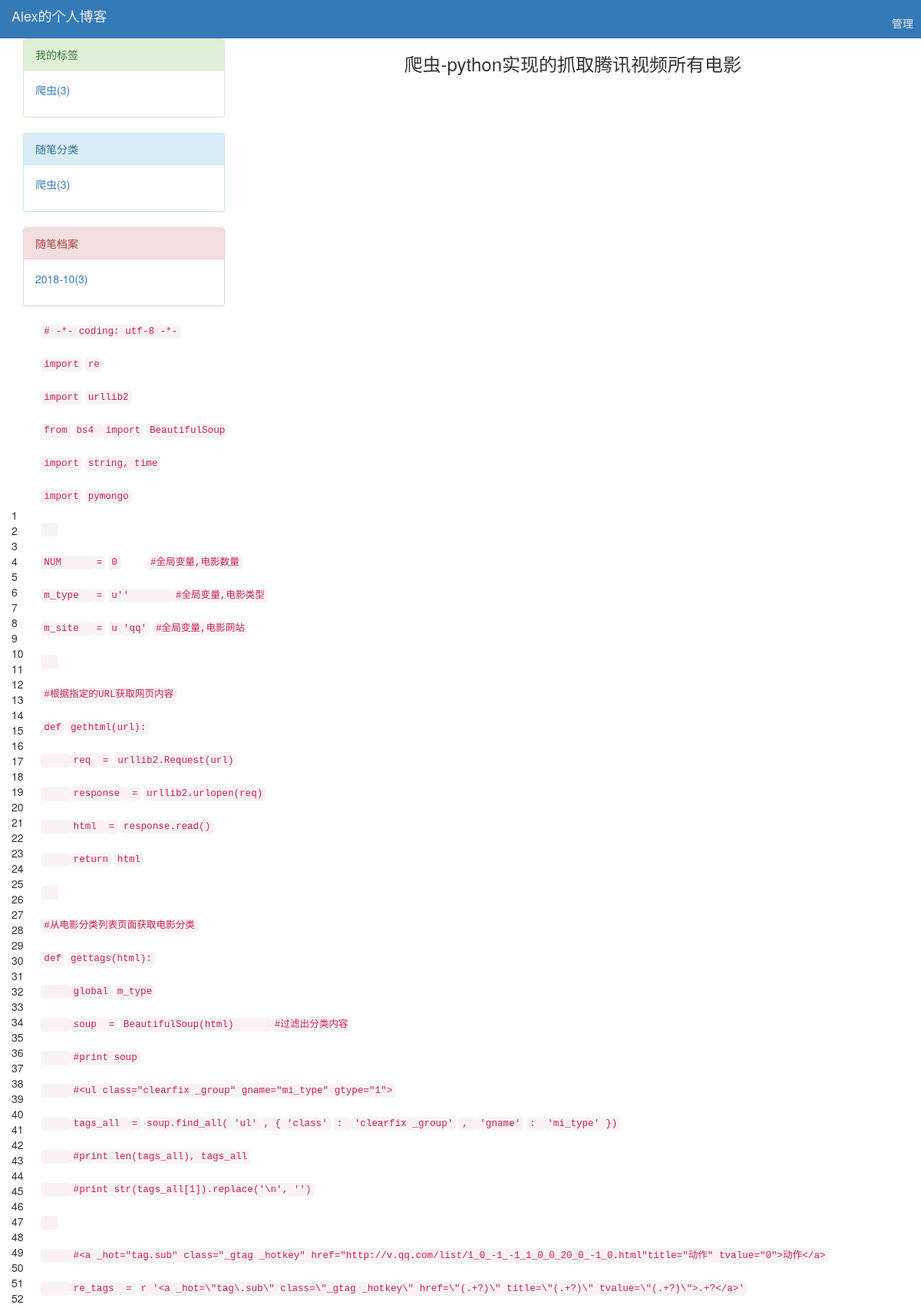
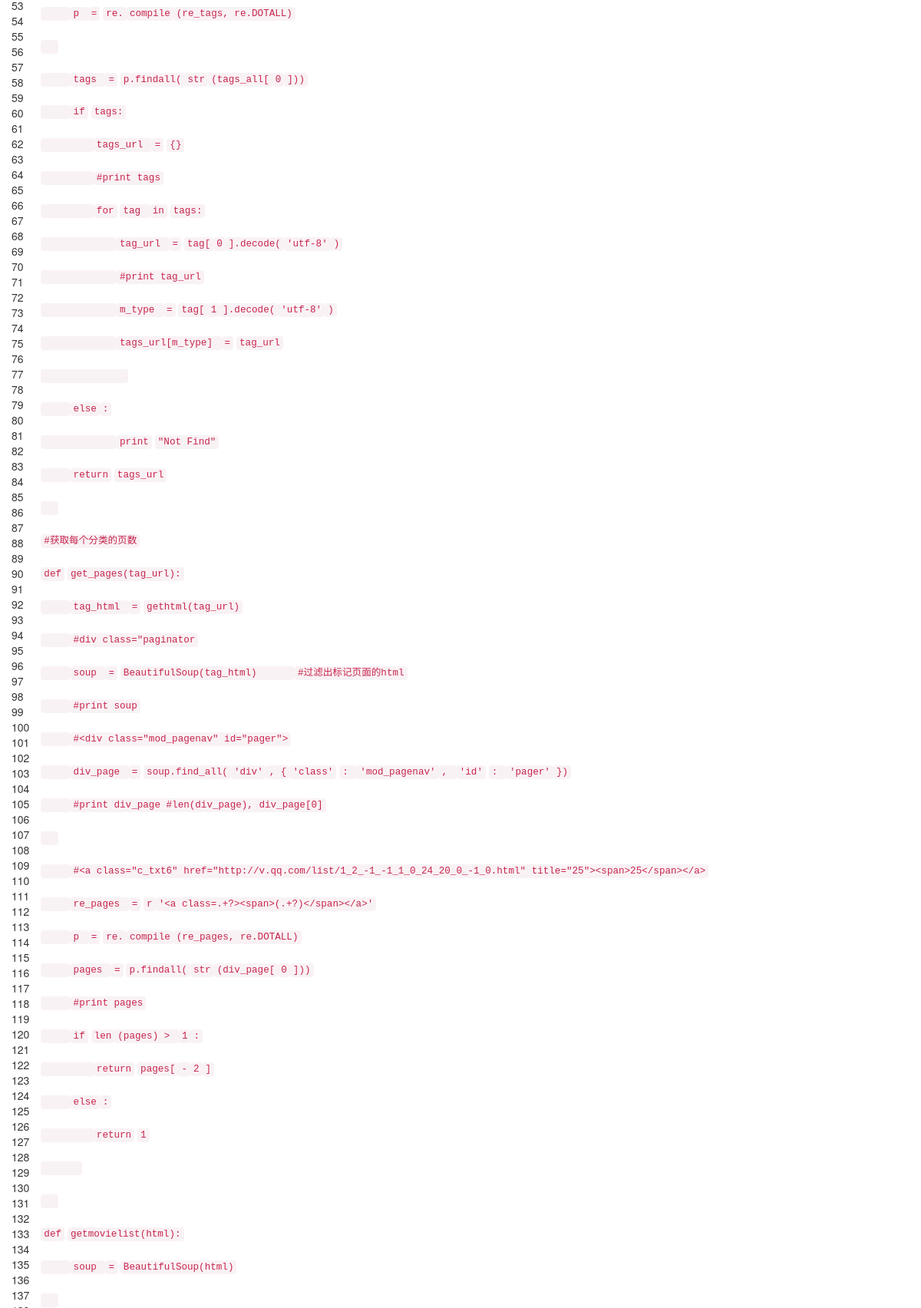
The page /alex/articles/1 (upper part) on the database its author committed (2 pictures, top to bottom).
### blog/models.py (models this page shows, shortened)
class Blog(models.Model):
    nid = models.AutoField(primary_key=True,)
    title = models.CharField(verbose_name='个人博客标题', max_length=64)
    site_name = models.CharField(verbose_name='站点名称', max_length=64)
    theme = models.CharField(verbose_name='博客主题', max_length=32)

class Article(models.Model):
    nid = models.AutoField(primary_key=True)
    title = models.CharField(max_length=50, verbose_name='文章标题')
    desc = models.CharField(max_length=50, verbose_name='文章描述')
    create_time = models.DateTimeField(verbose_name='创建时间', auto_now_add=True)
    content = models.TextField()
    comment_count = models.IntegerField(default=0)
    up_count = models.IntegerField(default=0)
    down_count = models.IntegerField(default=0)
    user = models.ForeignKey(verbose_name='作者', to='UserInfo', to_field='nid', on_delete=models.CASCADE)
    category = models.ForeignKey(to='Category', to_field='nid', null=True, on_delete=models.CASCADE)
    tags = models.ManyToManyField(to='Tag', through='Article2Tag', through_fields=('article', 'tag'))

### blog/views.py (the view)
# urls.py: re_path('^(?P<username>\w+)/articles/(?P<article_id>\d+)$', views.article_detail),
def article_detail(request, username, article_id):
    user = UserInfo.objects.filter(username=username).first()
    blog = user.blog
    article_obj = models.Article.objects.filter(pk=article_id).first()
    comment_list = models.Comment.objects.filter(article_id=article_id)
    return render(request, 'article_detail.html', locals())

### blog/models.py (called while the page is built)
    def __str__(self):
        if self.username:
            return self.username
        else:
            return AbstractUser.username

### blog/templatetags/my_tags.py (called while the page is built)
@register.inclusion_tag('classification.html')  # 自定义过滤器，将下面函数return的数据加载到指定的html文件
def get_classification_style(username):
    user = models.UserInfo.objects.filter(username=username).first()
    blog = user.blog
    cate_list = models.Category.objects.filter(blog=blog).values('pk').annotate(
        c=Count('article__title')).values_list(
        'title', 'c')
    tag_list = models.Tag.objects.filter(blog=blog).values('pk').annotate(c=Count('article')).values_list(
        'title', 'c')
    date_list = models.Article.objects.filter(user_id=user.pk).annotate(month=TruncMonth('create_time')).values('month').annotate(
        c=Count('nid')).values_list('month', 'c')
    return {"cate_list": cate_list, "tag_list": tag_list, "date_list": date_list, 'username': user, 'blog': blog}

### templates/article_detail.html (shortened to what this page needs)
{% extends  'base.html' %}
{% block content %}
    <div class="article_info">
        <h3 class="text-center">{{ article_obj.title }}</h3>
        <div class="content">
            {{ article_obj.content |safe }}
        </div>
    </div>
{% endblock %}

### templates/base.html (shortened to what this page needs)
<!DOCTYPE html>
<html lang="en">
<head>
    <link rel="stylesheet" href="/static/blog/css/home_site.css">
    <link rel="stylesheet" href="/static/blog/css/article_detail.css">
    <link rel="stylesheet" href="/static/blog/bootstrap-3.3.7/css/bootstrap.css">
</head>
<body>
{% block backend %}
    <div class="header">
        <div class="content">
            <p class="title">{{ blog.title }}
                <span><a href="/blog_backend/" class="backend">管理</a></span>
            </p>
        </div>
    </div>
    <div class="container">
        <div class="row">
            <div class="col-md-3">
                {% load my_tags %}
                {% get_classification_style username %}
            </div>
            {% block content %}{% endblock %}
        </div>
    </div>
{% endblock backend %}
</body>
</html>

### static/blog/css/home_site.css (style rules this page uses)
* { margin: 0; padding: 0; }
.header { width: 100%; height: 60px; background-color: #337ab7; }
.header .title { font-size: 18px; font-weight: 100; line-height: 60px; color: #eeeeee; margin-left: 15px; margin-top: -10px; }
.backend { float: right; color: #eeeeee; font-size: 14px; text-decoration: none; margin-right: 10px; margin-top: 10px; }

### rows shown on the page
Blog: title "Alex的个人博客"
Article: title "爬虫-python实现的抓取腾讯视频所有电影", content "1 2 3 4 5 6 7 8 9 10 11 12 13 14 15 16 17 18 19 20 21 22 23 24 25 26 27 28 29 30 31 32 33 34 35 36 37 38 39 40 41 42 43 44 45 46 47 48 49 50 51 52 53 54 55 56 57 58 59 60 61 62 63 64 65 66 67 68 69 70 71 72 73 74 75 76 77 78 79 80 81 82 83 84 85 86 87 88 89 90 91 92 93 94 95 96 97 98 99 100 101 102 103 104 105 106 107 108 109 110 111 112 113 114 115 116 117 118 119 120 121 122 123 124 125 126 127 128 129 130 131 132 133 134 135 136 137 # -*- coding: utf-8 -*- import re import urllib2 from bs4 import BeautifulSoup import string, time import pymongo NUM = 0 #全局变量,电影数量 m_type = u'' #全局变量,电影类型 m_site = u 'qq' #全局变量,电影网站 #根据指定的URL获取网页内容 def gethtml(url): req = urllib2.Request(url) response =…"

### other values the page prints
{{ tag.0 }} "爬虫"
{{ tag.1 }} "3"
{{ cate.0 }} "爬虫"
{{ cate.1 }} "3"
{{ date.0|date:"Y-m" }} "2018-10"
{{ date.1 }} "3"
